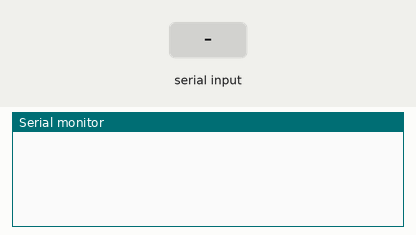
Recording of a sketch running on a simulated Arduino Uno, built with avr-gcc and run on an emulated ATmega328P. Parts: the last lines printed to the serial monitor. The inputs (shaded band) are chosen by the test bench.

Above: at 1.2 s.
1.3 s: "X" received over the second serial link
At 3.5 s:
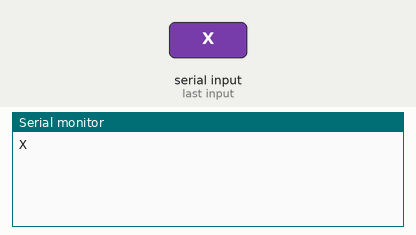
3.8 s: "1" received over the second serial link
At 5.6 s:
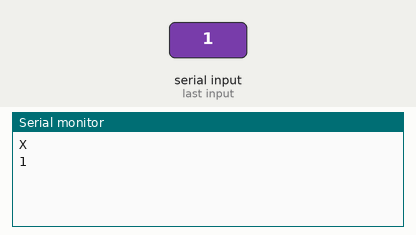

The sketch:

q3_ino.ino
```cpp
#include <SoftwareSerial.h>             //Importando a biblioteca

SoftwareSerial mySerial(10, 11);        // 10 = RX, 11 = TX

void setup() {
  Serial.begin(115200);
  while (!Serial) {
    ;
  }

  mySerial.begin(115200);               //Inicializando a serial
}

void loop() {
  if (mySerial.available()) {           //Caso haja envio da Galileo
    String rx = mySerial.readString();
    Serial.println(rx);                 //Exibindo o texto na tela
    if(rx == "X"){                      //Caso venha um X...
      mySerial.write("Sim, mestre!");   //... envie uma string especial
    }
  }
}
```

Measured:
- after the input at 1.3 s, the serial monitor: prints a new line after 1.0 s (image 1)
- after the input at 3.8 s, the serial monitor: prints a new line after 1.0 s (image 2)
